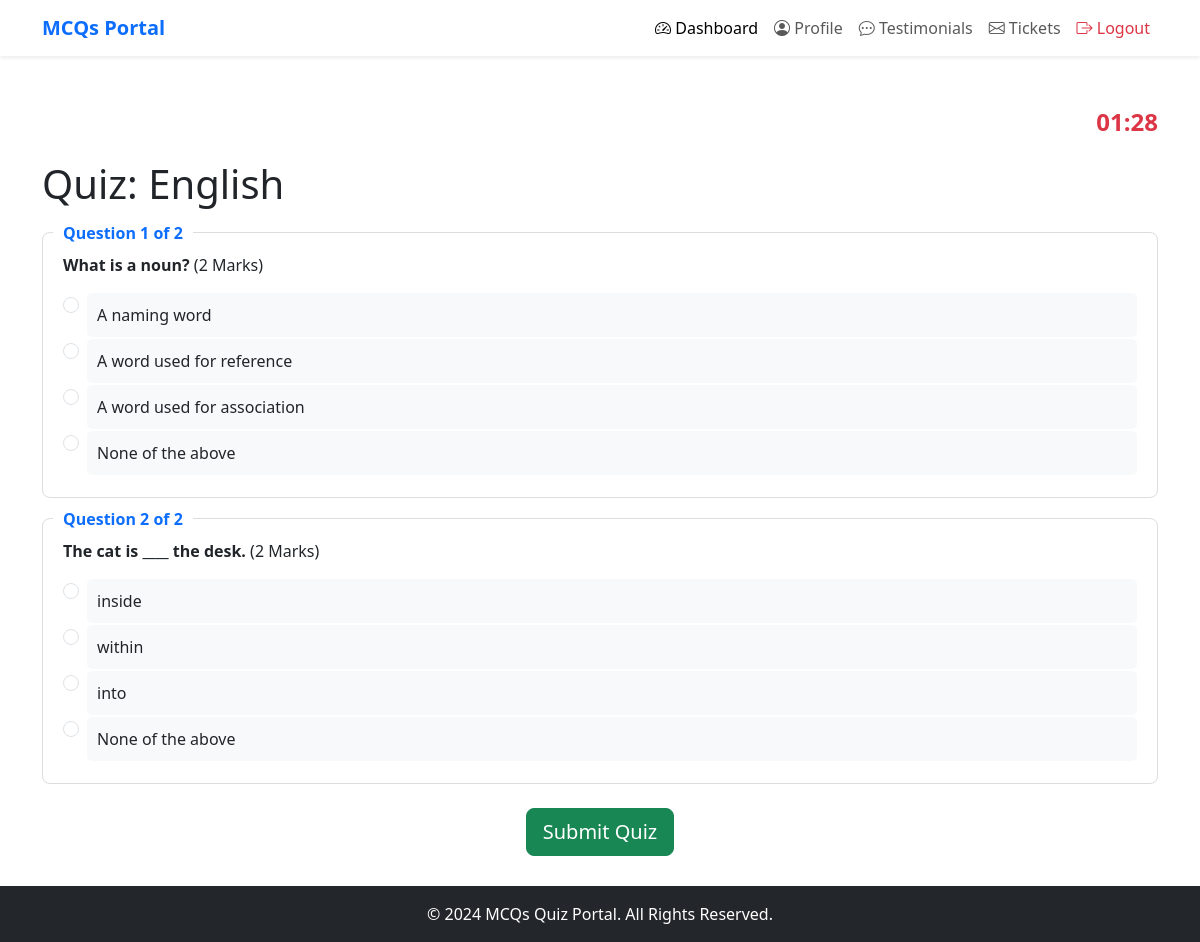
Screenshot of /quiz/2/ with the database file from the repository.
### quiz/models.py (models this page shows, shortened)
class Category(models.Model):
    name = models.CharField(max_length=100)
    image = models.ImageField(upload_to='category_image')
    total_marks = models.PositiveIntegerField(default=0)

class Question(models.Model):
    category = models.ForeignKey(Category, on_delete=models.CASCADE, related_name='questions')
    question_text = models.TextField()
    marks = models.PositiveIntegerField(default=1)

class Answer(models.Model):
    question = models.ForeignKey(Question, on_delete=models.CASCADE, related_name='answers')
    answer_text = models.CharField(max_length=200)
    is_correct = models.BooleanField(default=False)

### quiz/views.py (the view)
# urls.py: path('', include('quiz.urls')),
def quiz(request, category_id):
    category = Category.objects.get(id=category_id)
    questions = category.questions.all()
    return render(request, 'quiz/quiz.html', {'category': category, 'questions': questions})

### quiz/templates/quiz/quiz.html (shortened to what this page needs)
<!DOCTYPE html>
<html lang="en">
  <head>
    <link
      href="https://cdn.jsdelivr.net/npm/bootstrap@5.3.3/dist/css/bootstrap.min.css"
      rel="stylesheet"
    />
    <link
      href="https://cdn.jsdelivr.net/npm/bootstrap-icons/font/bootstrap-icons.css"
      rel="stylesheet"
    />
  </head>
  <body>
    <nav class="navbar navbar-expand-lg navbar-light bg-white shadow-sm">
      <div class="container">
        <a class="navbar-brand text-primary fw-bold" href="#">MCQs Portal</a>
        <div class="collapse navbar-collapse" id="navbarNav">
          <ul class="navbar-nav ms-auto">
            <li class="nav-item">
              <a class="nav-link active" href="/dashboard">
                <i class="bi bi-speedometer2"></i> Dashboard
              </a>
            </li>
            <li class="nav-item">
              <a class="nav-link" href="/profile">
                <i class="bi bi-person-circle"></i> Profile
              </a>
            </li>
            <li class="nav-item">
              <a class="nav-link" href="/testimonial">
                <i class="bi bi-chat-dots"></i> Testimonials
              </a>
            </li>
            <li class="nav-item">
              <a class="nav-link" href="/ticket">
                <i class="bi bi-envelope"></i> Tickets
              </a>
            </li>
            <li class="nav-item">
              <a class="nav-link text-danger" href="/log_out">
                <i class="bi bi-box-arrow-right"></i> Logout
              </a>
            </li>
          </ul>
        </div>
      </div>
    </nav>
    <div class="container mt-5">
      <div id="timer" class="text-end">12:30</div>
      <h1 class="mb-4">Quiz: {{ category.name }}</h1>
      <form
        id="quiz-form"
        method="post"
        action="{% url 'submit_quiz' category.id %}"
      >
        {% csrf_token %} {% for question in questions %}
        <div class="question-container">
          <div class="question-header">
            Question {{ forloop.counter }} of {{ questions|length }}
          </div>
          <p>
            <strong>{{ question.question_text }}</strong> ({{ question.marks }}
            Marks)
          </p>
          {% for answer in question.answers.all %}
          <div class="form-check">
            <input
              type="radio"
              class="form-check-input"
              name="question_{{ question.id }}"
              value="{{ answer.id }}"
              id="answer_{{ answer.id }}"
            />
            <label class="form-check-label" for="answer_{{ answer.id }}"
              >{{ answer.answer_text }}</label
            >
          </div>
          {% endfor %}
        </div>
        {% endfor %}
        <div class="text-center mt-4 always-visible-submit">
          <button type="submit" form="quiz-form" class="btn btn-success btn-lg">
            Submit Quiz
          </button>
        </div>
      </form>
    </div>
    <footer style="margin-top: 30px">
      <p class="mb-0">&copy; 2024 MCQs Quiz Portal. All Rights Reserved.</p>
    </footer>
  </body>
</html>

### quiz/templates/quiz/quiz.html (style rules this page uses)
.question-container { border: 1px solid #ddd; border-radius: 8px; padding: 20px; margin-bottom: 20px; position: relative; display: block; }
.question-header { position: absolute; top: -12px; left: 10px; background: white; padding: 0 10px; font-weight: bold; color: #0d6efd; }
.form-check-label { display: block; padding: 10px; background-color: #f8f9fa; border-radius: 5px; cursor: pointer; transition: background-color 0.3s, color 0.3s; }
#timer { font-size: 1.5rem; font-weight: bold; color: #dc3545; text-align: right; margin-bottom: 20px; }
footer { background-color: #23272b; color: white; text-align: center; padding: 1rem 0; margin-top: 30px; }
@media (min-width: 768px) { .always-visible-submit { display: block !important; } }

### rows the page displays
Category: name "English"
Question: questions "2", question_text "What is a noun?", marks "2"
Answer: answer_text "A naming word"
Answer: answer_text "A word used for reference"
Answer: answer_text "A word used for association"
Answer: answer_text "None of the above"
Question: questions "2", question_text "The cat is ____ the desk.", marks "2"
Answer: answer_text "inside"
Answer: answer_text "within"
Answer: answer_text "into"
Answer: answer_text "None of the above"
